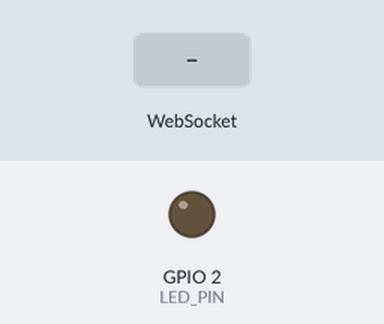
Bench run of a sketch on a simulated ESP32. Parts: output pins drawn as LEDs (lit = HIGH). The inputs (shaded band) are chosen by the test bench. EEPROM starts erased; what the sketch prints to the serial monitor is not drawn.

Above: at 1.2 s.
1.3 s: WebSocket text "TOGGLE_LED" received
At 2.5 s:
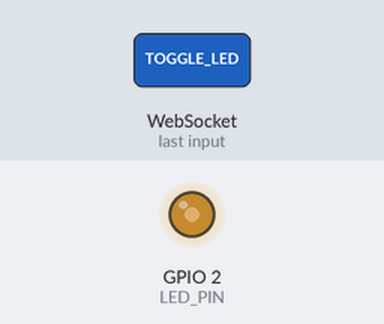
2.8 s: WebSocket text "brightness," received
At 3.8 s:
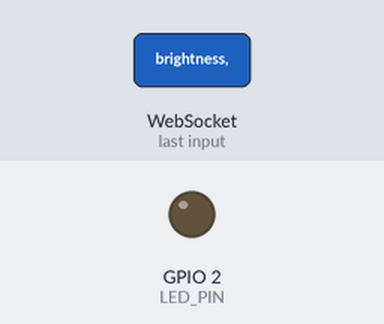
Timing chart, 0 to 5.8 s (numbered marks = the images above; inputs shaded):
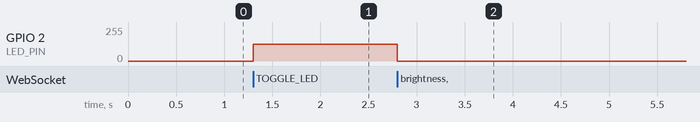

The sketch:

website_ok.ino
```cpp
#include <WiFi.h>
#include <WebServer.h>
#include <WebSocketsServer.h>
#include <Preferences.h>

const char* ssid = "ESP32_WIFI";
const char* password = "12345678";

WebServer server(80);
WebSocketsServer webSocket(81);
Preferences preferences;

#define LED_PIN 2
#define PWM_CHANNEL 0
#define PWM_FREQ 5000
#define PWM_RESOLUTION 8

bool ledState = false;
int brightness = 127;
int speed = 100;

const char MAIN_page[] PROGMEM = R"rawliteral(
<!DOCTYPE html>
<html lang="vi">
<head>
  <meta charset="UTF-8">
  <meta name="viewport" content="width=device-width, initial-scale=1.0">
  <title>ESP32 Điều Khiển</title>
  <script>
    var socket;

    function init() {
      socket = new WebSocket("ws://" + window.location.hostname + ":81/");
      socket.onopen = function() {
        console.log("WebSocket đã kết nối!");
        // Yêu cầu dữ liệu từ ESP32
        socket.send("GET_STATE");
      };
      socket.onmessage = function(event) {
        console.log("Nhận từ ESP32: " + event.data);
        if (event.data.startsWith("speed:")) {
          const value = event.data.split(":")[1];
          document.getElementById("speed").value = value;
        } else if (event.data.startsWith("brightness:")) {
          const value = event.data.split(":")[1];
          document.getElementById("brightness").value = value;
        } else if (event.data.startsWith("ledState:")) {
          const state = event.data.split(":")[1];
          document.getElementById("ledState").innerText = state == "1" ? "💡 Tắt Đèn" : "💡 Bật Đèn";
        }
      };
    }

    function saveChanges() {
      const speed = document.getElementById("speed").value;
      const brightness = document.getElementById("brightness").value;
      socket.send("speed," + speed);
      socket.send("brightness," + brightness);
      alert("Đã gửi và lưu thay đổi.");
    }

    function toggleLED() {
      socket.send("TOGGLE_LED");
    }

    function resetConfig() {
      if (confirm("Bạn có chắc muốn reset về mặc định?")) {
        socket.send("RESET");
      }
    }
  </script>
  <style>
    body { font-family: Arial; text-align: center; }
    input[type='number'] { font-size: 20px; padding: 5px; width: 80px; }
    .btn { font-size: 20px; padding: 10px 20px; margin: 10px; }
  </style>
</head>
<body onload="init()">
  <h1>⚙️ Cấu Hình ESP32</h1>

  <p>
    Tốc độ: <input type="number" id="speed" min="0" max="255" value="100"> <br><br>
    Độ sáng LED: <input type="number" id="brightness" min="0" max="255" value="127">
  </p>

  <button class="btn" onclick="saveChanges()">💾 Lưu</button>
  <button id="ledState" class="btn" onclick="toggleLED()">💡 Bật Đèn</button>
  <button class="btn" onclick="resetConfig()">🔄 Reset</button>
</body>
</html>
)rawliteral";

void handleRoot() {
  server.send(200, "text/html", MAIN_page);
}

void webSocketEvent(uint8_t num, WStype_t type, uint8_t * payload, size_t length) {
  if (type == WStype_TEXT) {
    String message = (char*)payload;
    Serial.println("[WebSocket] Nhận: " + message);

    if (message.startsWith("speed,")) {
      speed = message.substring(6).toInt();
      preferences.putInt("speed", speed);
      webSocket.broadcastTXT("speed:" + String(speed));
    }
    else if (message.startsWith("brightness,")) {
      brightness = message.substring(11).toInt();
      preferences.putInt("brightness", brightness);
      if (ledState) {
        ledcWrite(PWM_CHANNEL, brightness);
      }
      webSocket.broadcastTXT("brightness:" + String(brightness));
    }
    else if (message == "TOGGLE_LED") {
      ledState = !ledState;
      preferences.putBool("ledState", ledState);
      ledcWrite(PWM_CHANNEL, ledState ? brightness : 0);
      webSocket.broadcastTXT("ledState:" + String(ledState));
    }
    else if (message == "RESET") {
      preferences.clear();
      speed = 100;
      brightness = 127;
      ledState = false;
      preferences.putInt("speed", speed);
      preferences.putInt("brightness", brightness);
      preferences.putBool("ledState", ledState);
      ledcWrite(PWM_CHANNEL, 0);
      webSocket.broadcastTXT("speed:" + String(speed));
      webSocket.broadcastTXT("brightness:" + String(brightness));
      webSocket.broadcastTXT("ledState:0");
    }
    else if (message == "GET_STATE") {
      webSocket.sendTXT(num, "speed:" + String(speed));
      webSocket.sendTXT(num, "brightness:" + String(brightness));
      webSocket.sendTXT(num, "ledState:" + String(ledState));
    }
  }
}

void setup() {
  Serial.begin(115200);
  WiFi.softAP(ssid, password);
  preferences.begin("my-config", false);

  // Load giá trị lưu trữ
  speed = preferences.getInt("speed", 100);
  brightness = preferences.getInt("brightness", 127);
  ledState = preferences.getBool("ledState", false);

  ledcSetup(PWM_CHANNEL, PWM_FREQ, PWM_RESOLUTION);
  ledcAttachPin(LED_PIN, PWM_CHANNEL);
  ledcWrite(PWM_CHANNEL, ledState ? brightness : 0);

  server.on("/", handleRoot);
  server.begin();

  webSocket.begin();
  webSocket.onEvent(webSocketEvent);

  Serial.println("ESP32 đã sẵn sàng!");
  Serial.print("IP: ");
  Serial.println(WiFi.softAPIP());
}

void loop() {
  server.handleClient();
  webSocket.loop();
}
```

Measured:
- after the input at 1.3 s, GPIO 2 (LED_PIN): 0/255 → 127/255 at once
- after the input at 2.8 s, GPIO 2 (LED_PIN): 127/255 → 0/255 at once
